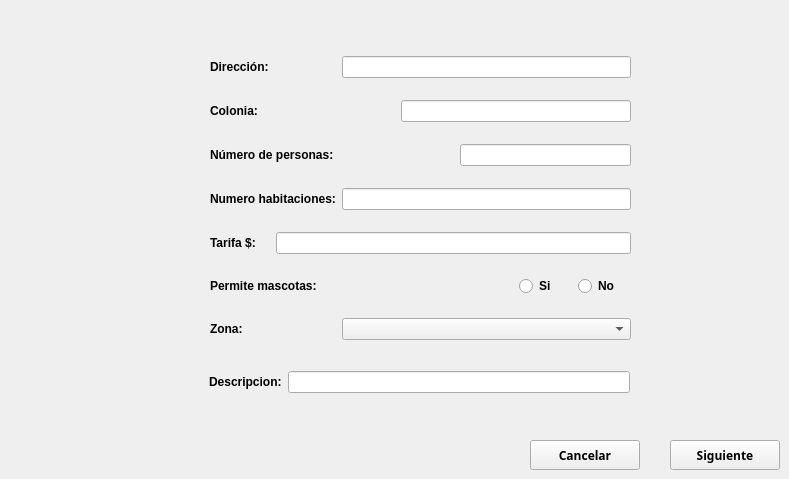
      <widget class="QWidget" name="page_7">
       <widget class="QPushButton" name="siguiente">
        <property name="geometry">
         <rect>
          <x>670</x>
          <y>440</y>
          <width>110</width>
          <height>30</height>
         </rect>
        </property>
        <property name="font">
         <font>
          <family>Arial Black</family>
          <weight>75</weight>
          <bold>true</bold>
         </font>
        </property>
        <property name="text">
         <string>Siguiente</string>
        </property>
       </widget>
       <widget class="QPushButton" name="cancelarRegistro">
        <property name="geometry">
         <rect>
          <x>530</x>
          <y>440</y>
          <width>110</width>
          <height>30</height>
         </rect>
        </property>
        <property name="font">
         <font>
          <family>Arial Black</family>
          <weight>75</weight>
          <bold>true</bold>
         </font>
        </property>
        <property name="text">
         <string>Cancelar</string>
        </property>
       </widget>
       <widget class="QWidget" name="layoutWidget">
        <property name="geometry">
         <rect>
          <x>210</x>
          <y>40</y>
          <width>421</width>
          <height>321</height>
         </rect>
        </property>
        <layout class="QGridLayout" name="gridLayout_10">
         <item row="0" column="0" colspan="2">
          <widget class="QLabel" name="label_34">
           <property name="font">
            <font>
             <weight>75</weight>
             <bold>true</bold>
            </font>
           </property>
           <property name="text">
            <string>Dirección:</string>
           </property>
          </widget>
         </item>
         <item row="0" column="2" colspan="5">
          <widget class="QLineEdit" name="direccion"/>
         </item>
         <item row="1" column="0" colspan="3">
          <widget class="QLabel" name="label_35">
           <property name="font">
            <font>
             <weight>75</weight>
             <bold>true</bold>
            </font>
           </property>
           <property name="text">
            <string>Colonia:</string>
           </property>
          </widget>
         </item>
         <item row="1" column="3" colspan="4">
          <widget class="QLineEdit" name="colonia"/>
         </item>
         <item row="2" column="0" colspan="4">
          <widget class="QLabel" name="label_37">
           <property name="font">
            <font>
             <weight>75</weight>
             <bold>true</bold>
            </font>
           </property>
           <property name="text">
            <string>Número de personas:</string>
           </property>
          </widget>
         </item>
         <item row="2" column="4" colspan="3">
          <widget class="QLineEdit" name="numPersona"/>
         </item>
         <item row="3" column="0" colspan="2">
          <widget class="QLabel" name="label_38">
           <property name="font">
            <font>
             <weight>75</weight>
             <bold>true</bold>
            </font>
           </property>
           <property name="text">
            <string>Numero habitaciones:</string>
           </property>
          </widget>
         </item>
         <item row="3" column="2" colspan="5">
          <widget class="QLineEdit" name="habitaciones"/>
         </item>
         <item row="4" column="0">
          <widget class="QLabel" name="label_39">
           <property name="font">
            <font>
             <weight>75</weight>
             <bold>true</bold>
            </font>
           </property>
           <property name="text">
            <string>Tarifa $:</string>
           </property>
          </widget>
         </item>
         <item row="4" column="1" colspan="6">
          <widget class="QLineEdit" name="tarifa"/>
         </item>
         <item row="5" column="0" colspan="5">
          <widget class="QLabel" name="label_40">
           <property name="font">
            <font>
             <weight>75</weight>
             <bold>true</bold>
            </font>
           </property>
           <property name="text">
            <string>Permite mascotas:</string>
           </property>
          </widget>
         </item>
         <item row="5" column="5">
          <widget class="QRadioButton" name="animalSi">
           <property name="font">
            <font>
             <weight>75</weight>
             <bold>true</bold>
            </font>
           </property>
           <property name="text">
            <string>Si</string>
           </property>
          </widget>
         </item>
         <item row="5" column="6">
          <widget class="QRadioButton" name="animalNo">
           <property name="font">
            <font>
             <weight>75</weight>
             <bold>true</bold>
            </font>
           </property>
           <property name="text">
            <string>No</string>
           </property>
          </widget>
         </item>
         <item row="6" column="0">
          <widget class="QLabel" name="label_36">
           <property name="font">
            <font>
             <weight>75</weight>
             <bold>true</bold>
            </font>
           </property>
           <property name="text">
            <string>Zona:</string>
           </property>
          </widget>
         </item>
         <item row="6" column="2" colspan="5">
          <widget class="QComboBox" name="zona"/>
         </item>
        </layout>
       </widget>
       <widget class="QWidget" name="layoutWidget">
        <property name="geometry">
         <rect>
          <x>209</x>
          <y>370</y>
          <width>421</width>
          <height>24</height>
         </rect>
        </property>
        <layout class="QGridLayout" name="gridLayout_11">
         <item row="0" column="0">
          <widget class="QLabel" name="label_42">
           <property name="font">
            <font>
             <weight>75</weight>
             <bold>true</bold>
            </font>
           </property>
           <property name="text">
            <string>Descripcion:</string>
           </property>
          </widget>
         </item>
         <item row="0" column="1">
          <widget class="QLineEdit" name="descripcion"/>
         </item>
        </layout>
       </widget>
      </widget>
